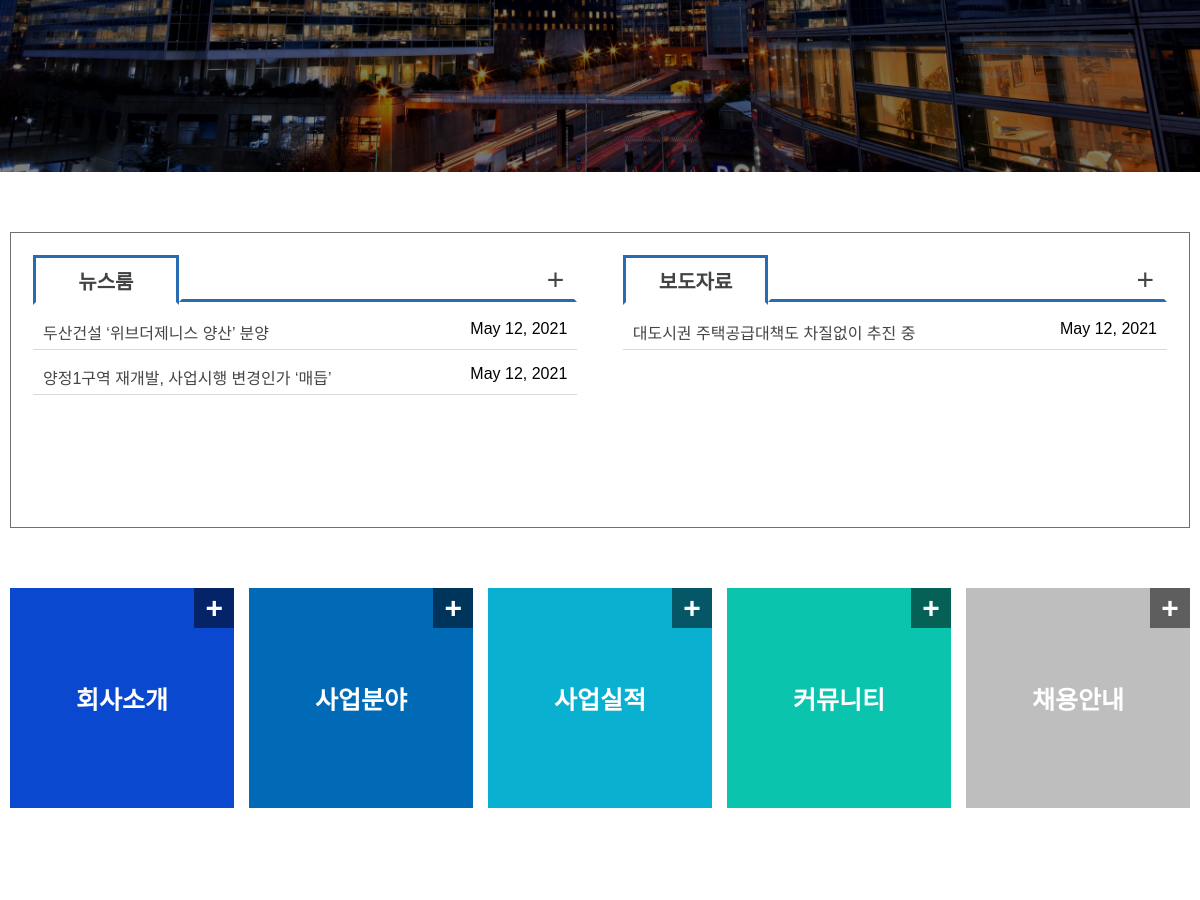
Before: / (middle part) with the older database file.
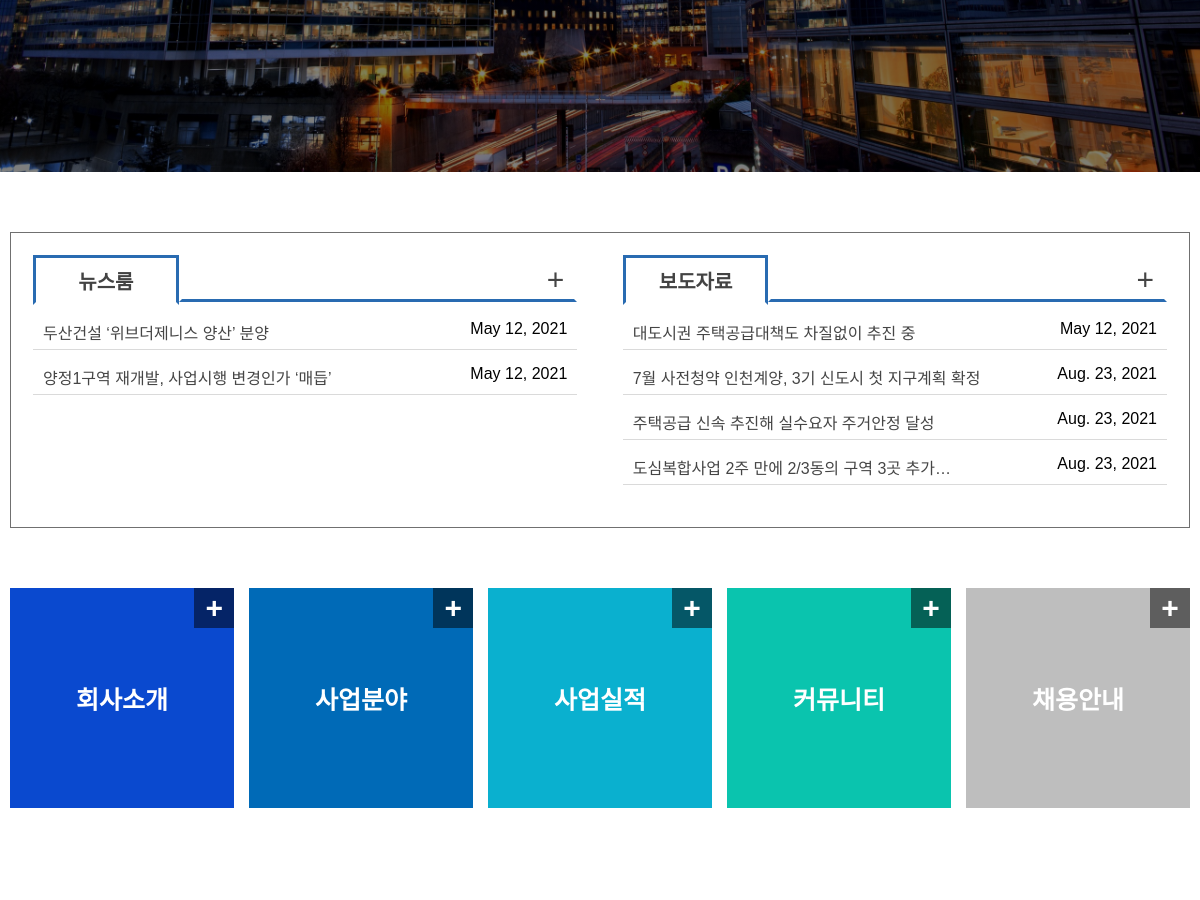
After: the same page with the newer database file.
### app/models.py (models this page shows, shortened)
class New(models.Model):
    title = models.CharField(max_length=50)
    content = models.TextField()
    created_at = models.DateTimeField(auto_now_add=True)

class Press(models.Model):
    title = models.CharField(max_length=50)
    company = models.CharField(max_length=10)
    link = models.TextField()
    created_at = models.DateTimeField(auto_now_add=True)

### app/views.py (the view)
# urls.py: path("", views.index, name="index"),
def index(request):
    news = New.objects.all()
    presss = Press.objects.all()
    Portfolios = Portfolio.objects.all()
    return render(request, 'index.html', {'news': news, 'presss': presss, 'portfolios': Portfolios})

### app/templates/index.html (shortened to what this page needs)
{% extends 'base.html' %} {% block css %} {% load static %}
<link rel="stylesheet" type="text/css" href="{% static 'index.css' %}" />
{% endblock%} {% block container %}
<div id="index-page">
  <div id="top-picture" class="col">
  </div>
  <div id="bottom" class="col">
    <div class="posts row">
      <div class="posts-box">
        <div class="posts-box-top row">
          <div class="category col"><p>뉴스룸</p></div>
          <div class="plus col"><a href="community/newsRoom">+</a></div>
        </div>
        <div class="posts-box-bottom col">
          {% for new in news %}
          <div class="a-post row">
            <div class="a-post-title">
              <a href="community/newsRoom/{{new.pk}}">{{new.title}}</a>
            </div>
            <div class="a-post-created-at">{{new.created_at.date}}</div>
          </div>
          {% endfor %}
        </div>
      </div>
      <div class="posts-box">
        <div class="posts-box-top row">
          <div class="category col"><p>보도자료</p></div>
          <div class="plus col"><a href="community/press">+</a></div>
        </div>
        <div class="posts-box-bottom col">
          {% for press in presss %}
          <div class="a-post row">
            <div class="a-post-title">
              <a href="{{press.link}}">{{press.title}}</a>
            </div>
            <div class="a-post-created-at">{{press.created_at.date}}</div>
          </div>
          {% endfor %}
        </div>
      </div>
    </div>
    <div class="quick-menus row">
      <a href="introduction/ceoGreeting/" class="relative">
        <div class="quick-menu-plus absolute row">
          <p>+</p>
        </div>
        <div id="first" class="quick-menu row">
          <p>회사소개</p>
        </div>
      </a>
      <a href="businessArea/sales/" class="relative">
        <div class="quick-menu-plus absolute row">
          <p>+</p>
        </div>
        <div id="second" class="quick-menu row">
          <p>사업분야</p>
        </div>
      </a>
      <a href="portfolio/residential" class="relative">
        <div class="quick-menu-plus absolute row">
          <p>+</p>
        </div>
        <div id="third" class="quick-menu row">
          <p>사업실적</p>
        </div>
      </a>
      <a href="community/newsRoom" class="relative">
        <div class="quick-menu-plus absolute row">
          <p>+</p>
        </div>
        <div id="fourth" class="quick-menu row">
          <p>커뮤니티</p>
        </div>
      </a>
      <a href="recruiting/philosophy" class="relative">
        <div class="quick-menu-plus absolute row">
          <p>+</p>
        </div>
        <div id="fifth" class="quick-menu row">
          <p>채용안내</p>
        </div>
      </a>
    </div>
  </div>
</div>
{% endblock %}

Changed rows visible on the page:
added Press: title "7월 사전청약 인천계양, 3기 신도시 첫 지구계획 확정", created_at "Aug. 23, 2021"
added Press: title "주택공급 신속 추진해 실수요자 주거안정 달성", created_at "Aug. 23, 2021"
added Press: title "도심복합사업 2주 만에 2/3동의 구역 3곳 추가…", created_at "Aug. 23, 2021"
